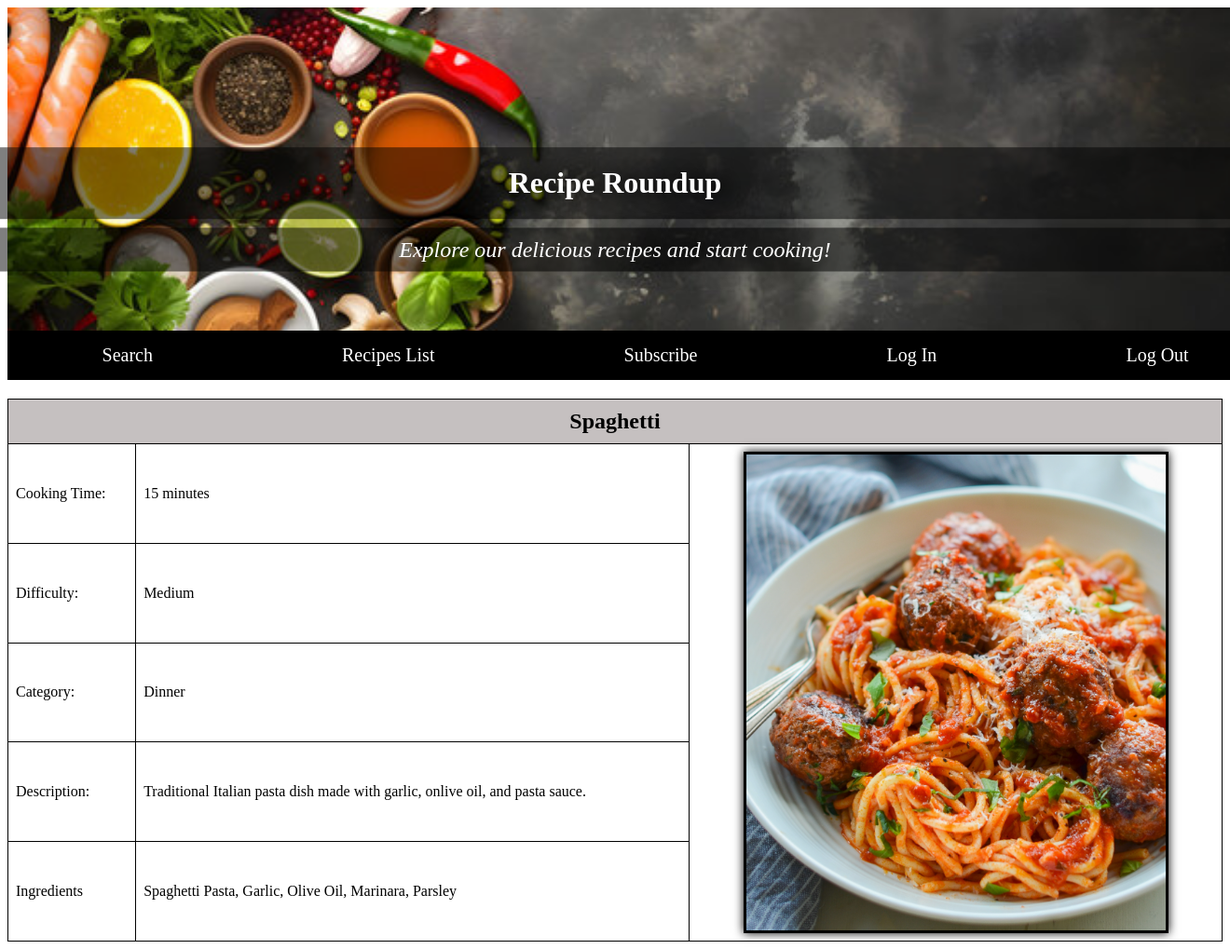
The page /recipe/3/ (signed in) on the database its author committed.
### recipes/models.py (models this page shows, shortened)
class Recipe(models.Model):
    name = models.CharField(max_length=100)
    description = models.TextField()
    cooking_time = models.IntegerField()
    ingredients = models.TextField()
    difficulty_level_choices = (
        ('easy', 'Easy'),
        ('medium', 'Medium'),
        ('hard', 'Hard'),
    )
    difficulty_level = models.CharField(max_length=10, choices=difficulty_level_choices)
    pic = models.ImageField(upload_to='recipes', default='no_image.jpg')
    category_choices = (
        ('breakfast', 'Breakfast'),
        ('lunch', 'Lunch'),
        ('dinner', 'Dinner'),
        ('snack', 'Snack'),
        ('dessert', 'Dessert'),
    )
    category = models.CharField(max_length=10, choices=category_choices, default='lunch')

### recipes/views.py (the view)
# urls.py: path('recipe/<int:recipe_id>/', views.recipe_details, name='recipe_details'),
@login_required
def recipe_details(request, recipe_id):
    recipe = Recipe.objects.get(pk=recipe_id)
    return render(request, 'recipes/recipe_details.html', {'recipe': recipe})

### recipes/templates/recipes/recipe_details.html (shortened to what this page needs)
{% load static %}
<!DOCTYPE html>
<html lang="en">
<head>
  <link rel="stylesheet" type="text/css" href="{% static 'recipes/styles.css' %}">
</head>
<body>
  <div class="container">
    <img src="{% static 'recipes/images/Ingredientbanner.jpg' %}" alt="ingredients">
    <h1>Recipe Roundup</h1>
    <p class="description">Explore our delicious recipes and start cooking!</p>
    <div class="banner">
      <a href="#">Search</a>
      <a href="{% url 'recipes:recipes_list' %}">Recipes List</a>
      <a href="#">Subscribe</a>
      <a href="{% url 'login' %}">Log In</a>
      <a href="{% url 'logout' %}">Log Out</a>
    </div>
  </div>
  <table>
    <tr>
      <th colspan="3">{{ recipe.name }}</th>
    </tr>
    <tr>
      <td>
        <p>Cooking Time:</p>
      </td>
      <td>
        <p>{{ recipe.cooking_time }} minutes</p>
      </td>
      <td rowspan="6">
        <img src="{{ recipe.pic.url }}" alt="{{ recipe.name }}">
      </td>
    </tr>
    <tr>
      <td>
        <p>Difficulty:</p>
      </td>
      <td>
        <p>{{ recipe.get_difficulty_level_display }}</p>
      </td>
    </tr>
    <tr>
      <td>
        <p>Category:</p>
      </td>
      <td>
        <p>{{ recipe.get_category_display }}</p>
      </td>
    </tr>
    <tr>
      <td>
        <p>Description:</p>
      </td>
      <td>
        <p>{{ recipe.description }}</p>
      </td>
    </tr>
    <tr>
      <td>
        <p>Ingredients</p>
      </td>
      <td>
        <p>{{ recipe.ingredients }}</p>
      </td>
    </tr>
  </table>
</body>
</html>

### recipes/static/recipes/styles.css (style rules this page uses)
.container { position: relative; width: 100%; height: 400px; }
img { width: 110%; height: 100%; object-fit: cover; }
h1 { position: absolute; top: 40%; left: 50%; transform: translate(-50%, -40%); color: white; font-size: 2em; text-align: center; width: 100%; margin: 5; padding: 20px; background-color: rgba(0, 0, 0, 0.5); text-shadow: 10px 0 20px black; }
.description { position: absolute; top: 65%; left: 50%; transform: translate(-50%, -50%); color: white; font-style: italic; font-size: 1.5em; text-align: center; width: 105%; margin: 0; padding: 10px; background-color: rgba(0, 0, 0, 0.5); text-shadow: 10px 0 40px black; }
.banner { position: absolute; bottom: 0; left: 0; width: 105%; background-color: #000; padding: 10px 0; display: flex; justify-content: space-around; align-items: center; }
.banner a { color: white; text-decoration: none; padding: 5px 10px; font-size: 20px; }
table { width: 100%; border: 1px solid black; border-collapse: collapse; margin-top: 20px; }
th, td { border: 1px solid #000; padding: 8px; }
th { background-color: #f2f2f2; font-weight: bold; }
th[colspan="3"] { text-align: center; font-size: 1.5em; padding: 10px; background-color: #c5c0c0; }
td img { max-width: 450px; height: auto; display: block; margin: 0 auto; border: 3px solid black; box-shadow: 0 0 10px black; }

### rows shown on the page
Recipe: name "Spaghetti", cooking_time "15", pic (picture), difficulty_level "Medium", category "Dinner", description "Traditional Italian pasta dish made with garlic, onlive oil, and pasta sauce.", ingredients "Spaghetti Pasta, Garlic, Olive Oil, Marinara, Parsley"
